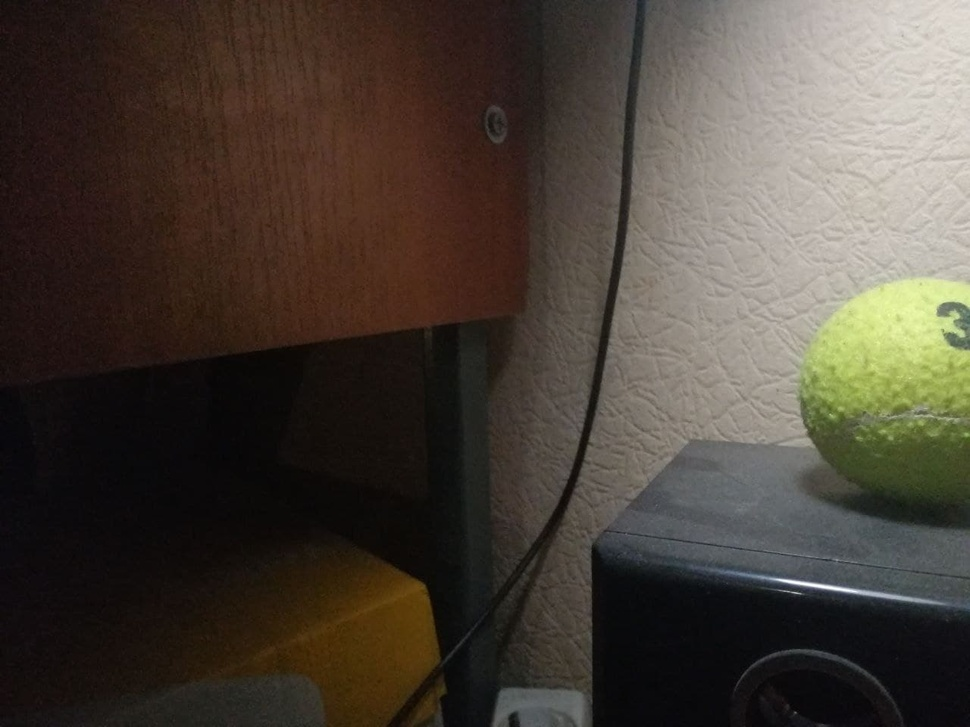
#> input picture lab4/test_images/ball1.jpg, 970 x 727 px, shrunk from 1280 x 960 before the run
$ python sgm_stereo.py --left_image ../../lab4/test_images/ball1.jpg --right_image ../../lab4/test_images/ball2.jpg --smoothing_coef 1.0 --min_dx 5 --max_dx 5 --min_dy 5 --max_dy 5
#> lines starting #> are read from the running program, lines starting #| are printed output that depends on the picture
import argparse
import time

import matplotlib.pyplot as plt
import numpy as np
from numba import njit
from numpy import ndarray
from PIL import Image


def calc_disparity_vectors(x_range: tuple, y_range: tuple) -> ndarray:
    """
    Calculate disparity vectors.

    Args:
        x_range: Disparity of X axis
        y_range: Disparity of Y axis
    Returns
        Disparity vectors
    """
    mindx, maxdx = x_range
    mindy, maxdy = y_range

    disp_x = np.arange(mindx, maxdx + 1, 1)
    disp_y = np.arange(mindy, maxdy + 1, 1)

    x2d, y2d = np.meshgrid(disp_y, disp_x)
    disp_vectors = np.column_stack((x2d.ravel(), y2d.ravel()))

    return disp_vectors


@njit(fastmath=True, nogil=True)
def calc_unary_penalties(
    left_image: ndarray, right_image: ndarray, disp_vectors: ndarray
) -> ndarray:
    """
    Calculate unary penalties.

    Args:
        left_image: Left image
        right_image: Right image
        disp_vectors: Disparity vectors
    Returns
        Unary penalties
    """
    height, width = left_image.shape
    n_labels = disp_vectors.shape[0]
    unary_p = np.full((height, width, n_labels), -np.inf)
    for i in range(height):
        for j in range(width):
            for index, d in enumerate(disp_vectors):
                # fill only pixels with possible disparity
                if 0 <= i - d[0] < height and 0 <= j - d[1] < width:
                    unary_p[i, j, index] = -abs(
                        left_image[i, j] - right_image[i - d[0], j - d[1]]
                    )

    return unary_p


def calc_binary_penalties(smoothing_coef: float, disp_vectors: ndarray) -> ndarray:
    """
    Calculate binary penalties with applying smooth coefficient.

    Args:
        smoothing_coef: Smoothing coefficient
        disp_vectors: Disparity vectors
    Returns
        Binary penalties
    """
    n_labels = disp_vectors.shape[0]
    binary_p = np.full((n_labels, n_labels), -1)
    for i in range(n_labels):
        for j in range(n_labels):
            disp_vec_x = disp_vectors[i]
            disp_vec_y = disp_vectors[j]
            # calculate norm of difference
            binary_p[i, j] = np.linalg.norm(disp_vec_x - disp_vec_y)

    return -smoothing_coef * binary_p


@njit(fastmath=True, cache=True)
def init_best_wp(
    height: int,
    width: int,
    n_labels: int,
    unary_p: ndarray,
    binary_p: ndarray,
    best_wp: ndarray,
) -> ndarray:
    """
    Update best weights paths for Right and Down directions.

    Args:
        height: image height
        width: image width
        n_labels: number of labels
        unary_p: unary penalties
        binary_p: binary penalties
        best_wp: best weights paths for each direction (Left,Right,Up,Down)
    Returns
        Updated best weights paths
    """
    # for each pixel of input channel
    # going from bottom-right to top-left pixel
    for i in range(height - 2, -1, -1):
        for j in range(width - 2, -1, -1):
            # for each label in pixel
            for k in range(n_labels):
                # best_wp[i,j,1,k] - Right direction
                # best_wp[i,j,3,k] - Down direction
                # calculate the best path weight according to formula
                best_wp[i, j, 3, k] = max(
                    best_wp[i + 1, j, 3, :] + unary_p[i + 1, j, :] + binary_p[k, :]
                )
                best_wp[i, j, 1, k] = max(
                    best_wp[i, j + 1, 1, :] + unary_p[i, j + 1, :] + binary_p[k, :]
                )

    return best_wp


@njit(fastmath=True, cache=True)
def forward_pass(
    height: int,
    width: int,
    n_labels: int,
    unary_p: ndarray,
    binary_p: ndarray,
    best_wp: ndarray,
) -> ndarray:
    """
    Update best weights paths for Left and Up directions.

    Parameters
        height: image height
        width: image width
        n_labels: number of labels
        unary_p: unary penalties
        binary_p: binary penalties
        best_wp: best weights paths for each direction (Left,Right,Up,Down)
    Returns
        Updated best weights paths
    """
    # for each pixel of input channel
    for i in range(1, height):
        for j in range(1, width):
            # for each label in pixel
            for k in range(n_labels):
                # P[i,j,0,k] - Left direction
                # P[i,j,2,k] - Up direction
                # calculate the best path weight according to formula
                best_wp[i, j, 0, k] = max(
                    best_wp[i, j - 1, 0, :] + unary_p[i, j - 1, :] + binary_p[:, k]
                )
                best_wp[i, j, 2, k] = max(
                    best_wp[i - 1, j, 2, :] + unary_p[i - 1, j, :] + binary_p[:, k]
                )

    return best_wp


def semi_global_matching(
    left_image: ndarray,
    right_image: ndarray,
    smoothing_coef: float,
    disp_vectors: ndarray,
) -> ndarray:
    """
    Run Semi Global Matching algorithm.

    Args:
        left_image: Left image
        right_image: Right image
        smoothing_coef: Smoothing coefficient for binary penalties
        disp_vectors: Disparity vectors
    Returns
        Optimal labelling
    """
    n_labels = disp_vectors.shape[0]
    height, width = left_image.shape

    unary_p = calc_unary_penalties(left_image, right_image, disp_vectors)
    binary_p = calc_binary_penalties(smoothing_coef, disp_vectors)

    # fill best weights paths
    best_wp = np.zeros((height, width, 4, n_labels))
    best_wp = init_best_wp(height, width, n_labels, unary_p, binary_p, best_wp)
    best_wp = forward_pass(height, width, n_labels, unary_p, binary_p, best_wp)

    sum_over_directions = (
        best_wp[:, :, 0, :]
        + best_wp[:, :, 1, :]
        + best_wp[:, :, 2, :]
        + best_wp[:, :, 3, :]
        + unary_p
    )

    optimal_labelling = np.argmax(sum_over_directions, axis=2)

    return optimal_labelling


def main():
    # parse input parameters
    parser = argparse.ArgumentParser()
    parser.add_argument(
        "--left_image", type=str, required=True, help="Path to left image."
    )
    parser.add_argument(
        "--right_image", type=str, required=True, help="Path to right image."
    )
    parser.add_argument(
        "--smoothing_coef",
        type=float,
        required=True,
        help="Smoothing coefficient for binary penalties.",
    )
    parser.add_argument(
        "--min_dx", type=int, required=True, help="Min value for horizontal disparity."
    )
    parser.add_argument(
        "--max_dx", type=int, required=True, help="Max value for horizontal disparity."
    )
    parser.add_argument(
        "--min_dy", type=int, required=True, help="Min value for vertical disparity."
    )
    parser.add_argument(
        "--max_dy", type=int, required=True, help="Max value for vertical disparity."
    )
    args = parser.parse_args()

    left_image = np.array(Image.open(args.left_image).convert("L")).astype(float)
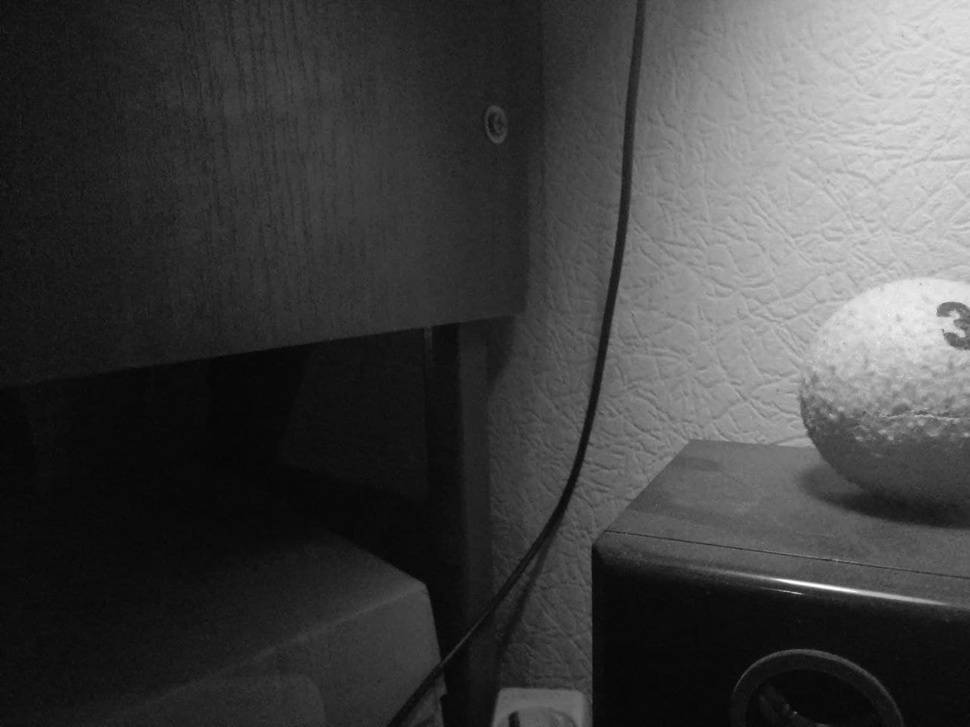
#> left_image: shape (727, 970) float64; min 4, max 254, mean 66
    right_image = np.array(Image.open(args.right_image).convert("L")).astype(float)
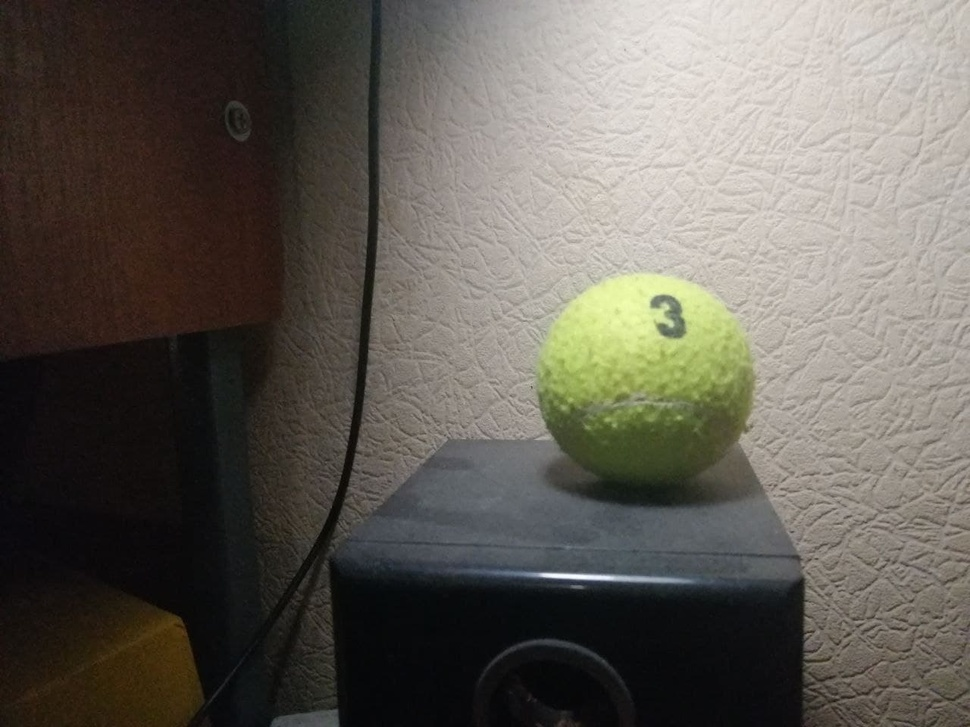
#> input picture lab4/test_images/ball2.jpg, 970 x 727 px, shrunk from 1280 x 960 before the run
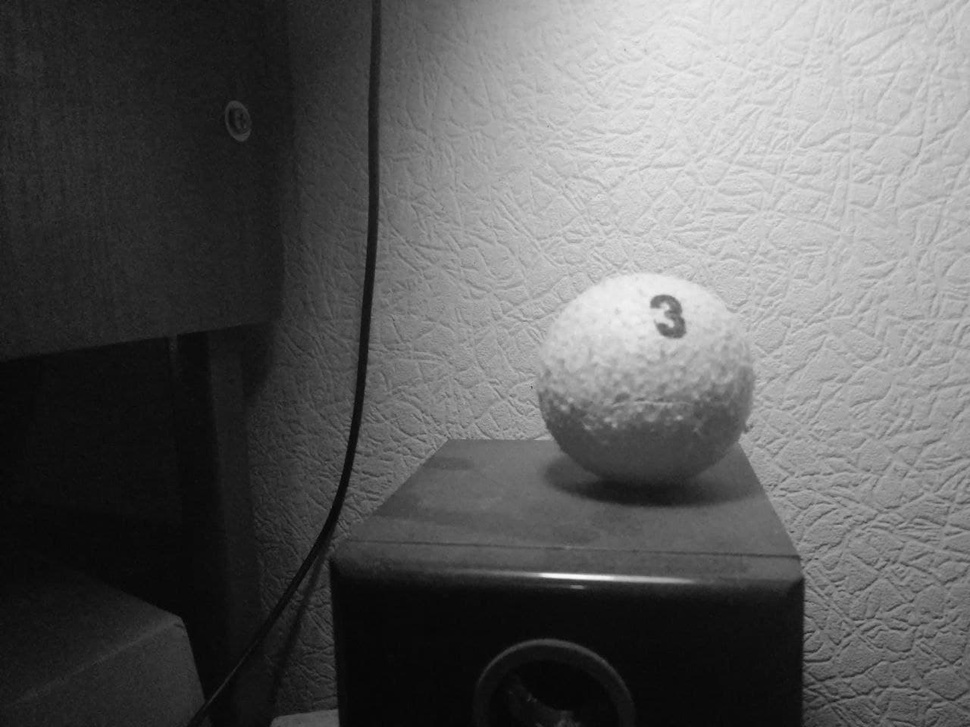
#> right_image: shape (727, 970) float64; min 2, max 253, mean 94.2

    x_range = (args.min_dx, args.max_dx)
    y_range = (args.min_dy, args.max_dy)

    # perform sgm and get optimal labelling
    start_time = time.time()

    disp_vectors = calc_disparity_vectors(x_range, y_range)
    optimal_labelling = semi_global_matching(
        left_image, right_image, args.smoothing_coef, disp_vectors
    )
#> in semi_global_matching, `unary_p = calc_unary_penalties(left_image, right_image, disp_vectors)`:
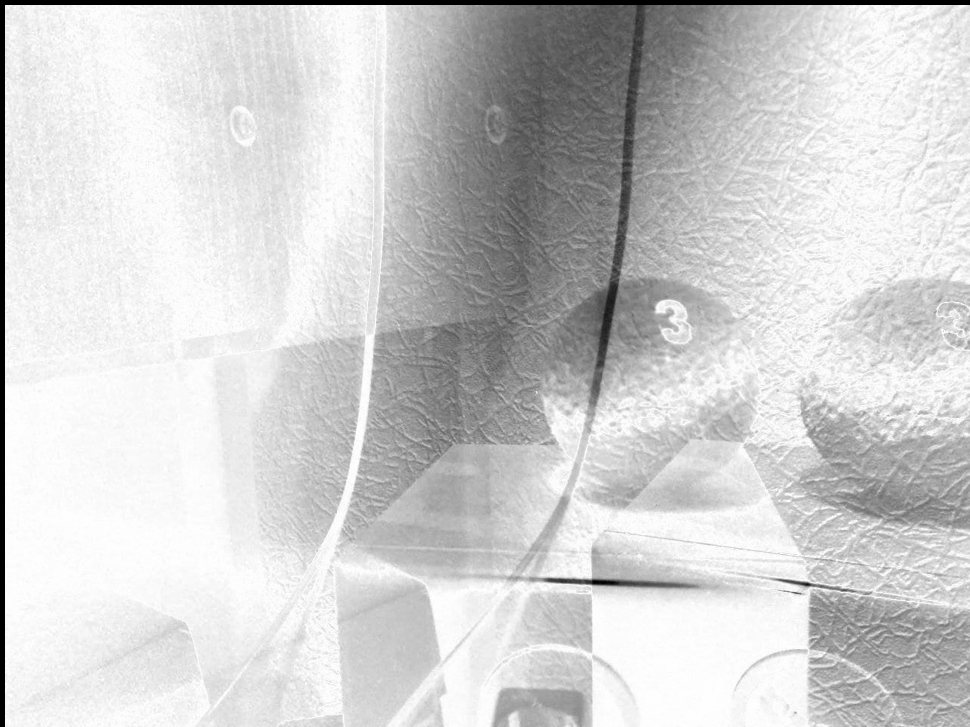
#> unary_p: shape (727, 970, 1) float64; 1.2% of the values are NaN or infinite; the others: min -232, max 0, mean -40.73; drawn with min black, max white, NaN and infinite black
#> in semi_global_matching, `sum_over_directions = ( best_wp[:, :, 0, :] + best_wp[:, :, 1, :] + be..`: sum_over_directions: shape (727, 970, 1) float64; every value is NaN or infinite
#> in semi_global_matching, `optimal_labelling = np.argmax(sum_over_directions, axis=2)`: optimal_labelling: shape (727, 970) int64; every value is 0

    end_time = time.time()

    print("total time: ", np.round(end_time - start_time, 4), "sec")

    output_image = np.linalg.norm(disp_vectors[optimal_labelling], axis=2)
#> output_image: shape (727, 970) float64; every value is 7.07

    plt.imsave("disparity_map.png", output_image, cmap="gray")

    # [4 lines of commented-out code are left out]


if __name__ == "__main__":
    main()
